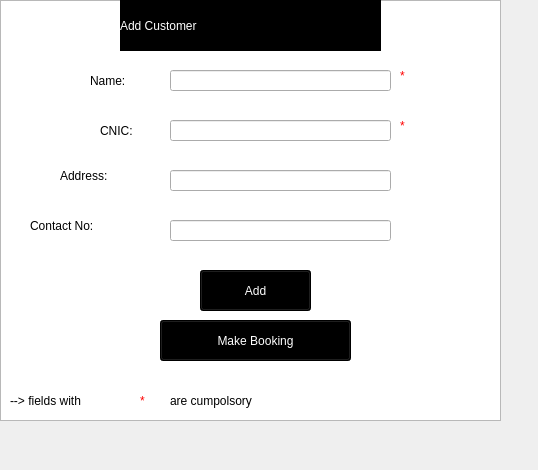
<?xml version="1.0" encoding="UTF-8"?>
<ui version="4.0">
 <class>Add_New_Customer_Form</class>
 <widget class="QWidget" name="Add_New_Customer_Form">
  <property name="geometry">
   <rect>
    <x>0</x>
    <y>0</y>
    <width>538</width>
    <height>470</height>
   </rect>
  </property>
  <property name="windowTitle">
   <string>Add Customer</string>
  </property>
  <widget class="QGraphicsView" name="graphicsView">
   <property name="geometry">
    <rect>
     <x>0</x>
     <y>0</y>
     <width>501</width>
     <height>421</height>
    </rect>
   </property>
   <property name="styleSheet">
    <string notr="true">background: url(G:/Final1/Image_NewCustomer.jpg) ;
background-repeat: no-repeat;</string>
   </property>
  </widget>
  <widget class="QLineEdit" name="ContactNo">
   <property name="geometry">
    <rect>
     <x>170</x>
     <y>220</y>
     <width>221</width>
     <height>21</height>
    </rect>
   </property>
   <property name="styleSheet">
    <string notr="true">font: 75 12pt &quot;Kristen ITC&quot;;</string>
   </property>
  </widget>
  <widget class="QLineEdit" name="Address">
   <property name="geometry">
    <rect>
     <x>170</x>
     <y>170</y>
     <width>221</width>
     <height>21</height>
    </rect>
   </property>
   <property name="styleSheet">
    <string notr="true">font: 75 12pt &quot;Kristen ITC&quot;;</string>
   </property>
  </widget>
  <widget class="QPushButton" name="Submit">
   <property name="geometry">
    <rect>
     <x>200</x>
     <y>270</y>
     <width>111</width>
     <height>41</height>
    </rect>
   </property>
   <property name="styleSheet">
    <string notr="true">background-color:rgb(0,0,0);
font: 20pt &quot;Bauhaus 93&quot;;
color: rgb(255, 255, 255);</string>
   </property>
   <property name="text">
    <string>Add</string>
   </property>
  </widget>
  <widget class="QLineEdit" name="CNIC">
   <property name="geometry">
    <rect>
     <x>170</x>
     <y>120</y>
     <width>221</width>
     <height>21</height>
    </rect>
   </property>
   <property name="styleSheet">
    <string notr="true">font: 75 12pt &quot;Kristen ITC&quot;;</string>
   </property>
  </widget>
  <widget class="QLabel" name="label_6">
   <property name="geometry">
    <rect>
     <x>100</x>
     <y>120</y>
     <width>61</width>
     <height>21</height>
    </rect>
   </property>
   <property name="styleSheet">
    <string notr="true">font: 12pt &quot;Ravie&quot;;</string>
   </property>
   <property name="text">
    <string>CNIC:</string>
   </property>
  </widget>
  <widget class="QLabel" name="label_17">
   <property name="geometry">
    <rect>
     <x>140</x>
     <y>390</y>
     <width>20</width>
     <height>21</height>
    </rect>
   </property>
   <property name="styleSheet">
    <string notr="true">font: 10pt &quot;Ravie&quot;;
color:red;</string>
   </property>
   <property name="text">
    <string>*</string>
   </property>
  </widget>
  <widget class="QLabel" name="label_7">
   <property name="geometry">
    <rect>
     <x>30</x>
     <y>210</y>
     <width>131</width>
     <height>31</height>
    </rect>
   </property>
   <property name="styleSheet">
    <string notr="true">font: 12pt &quot;Ravie&quot;;</string>
   </property>
   <property name="text">
    <string>Contact No:</string>
   </property>
  </widget>
  <widget class="QLabel" name="label_8">
   <property name="geometry">
    <rect>
     <x>60</x>
     <y>160</y>
     <width>101</width>
     <height>31</height>
    </rect>
   </property>
   <property name="styleSheet">
    <string notr="true">font: 12pt &quot;Ravie&quot;;</string>
   </property>
   <property name="text">
    <string>Address:</string>
   </property>
  </widget>
  <widget class="QLineEdit" name="Name">
   <property name="geometry">
    <rect>
     <x>170</x>
     <y>70</y>
     <width>221</width>
     <height>21</height>
    </rect>
   </property>
   <property name="styleSheet">
    <string notr="true">font: 75 12pt &quot;Kristen ITC&quot;;</string>
   </property>
  </widget>
  <widget class="QLabel" name="label_18">
   <property name="geometry">
    <rect>
     <x>170</x>
     <y>390</y>
     <width>121</width>
     <height>21</height>
    </rect>
   </property>
   <property name="styleSheet">
    <string notr="true">font: 12pt &quot;MV Boli&quot;;</string>
   </property>
   <property name="text">
    <string>are cumpolsory</string>
   </property>
  </widget>
  <widget class="QLabel" name="label_19">
   <property name="geometry">
    <rect>
     <x>400</x>
     <y>60</y>
     <width>20</width>
     <height>31</height>
    </rect>
   </property>
   <property name="styleSheet">
    <string notr="true">font: 10pt &quot;Ravie&quot;;
color:red;</string>
   </property>
   <property name="text">
    <string>*</string>
   </property>
  </widget>
  <widget class="QLabel" name="label_20">
   <property name="geometry">
    <rect>
     <x>10</x>
     <y>390</y>
     <width>111</width>
     <height>21</height>
    </rect>
   </property>
   <property name="styleSheet">
    <string notr="true">font: 12pt &quot;MV Boli&quot;;</string>
   </property>
   <property name="text">
    <string>--&gt; fields with</string>
   </property>
  </widget>
  <widget class="QLabel" name="label_21">
   <property name="geometry">
    <rect>
     <x>400</x>
     <y>110</y>
     <width>20</width>
     <height>31</height>
    </rect>
   </property>
   <property name="styleSheet">
    <string notr="true">font: 10pt &quot;Ravie&quot;;
color:red;</string>
   </property>
   <property name="text">
    <string>*</string>
   </property>
  </widget>
  <widget class="QLabel" name="label_2">
   <property name="geometry">
    <rect>
     <x>90</x>
     <y>70</y>
     <width>71</width>
     <height>21</height>
    </rect>
   </property>
   <property name="styleSheet">
    <string notr="true">font: 12pt &quot;Ravie&quot;;</string>
   </property>
   <property name="text">
    <string>Name:</string>
   </property>
  </widget>
  <widget class="QLabel" name="Title">
   <property name="geometry">
    <rect>
     <x>120</x>
     <y>0</y>
     <width>261</width>
     <height>51</height>
    </rect>
   </property>
   <property name="styleSheet">
    <string notr="true">font: 28pt &quot;Matura MT Script Capitals&quot;;
background-color:black;
color:white;</string>
   </property>
   <property name="text">
    <string>Add Customer</string>
   </property>
  </widget>
  <widget class="QPushButton" name="MakeBooking">
   <property name="geometry">
    <rect>
     <x>160</x>
     <y>320</y>
     <width>191</width>
     <height>41</height>
    </rect>
   </property>
   <property name="styleSheet">
    <string notr="true">background-color:rgb(0,0,0);
font: 20pt &quot;Bauhaus 93&quot;;
color: rgb(255, 255, 255);</string>
   </property>
   <property name="text">
    <string>Make Booking</string>
   </property>
  </widget>
 </widget>
 <resources/>
 <connections/>
</ui>
